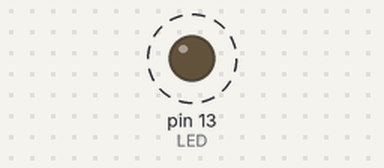
Bench run of a sketch on a simulated Arduino Uno, built with avr-gcc and run on an emulated ATmega328P. On the bench: output pins drawn as LEDs (lit = HIGH). Dashed ring = blinking.

Above: at 0.5 s.
Timing chart, 0 to 4.6 s (numbered marks = the images above):
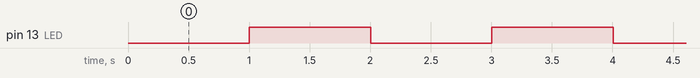

The sketch:

blink_with_time_internal.ino
```cpp
const byte LED=13;
unsigned long oldTime=0;
unsigned long newTime=0;
unsigned int timeDelay;
boolean ledOn;
void setup() {
  // put your setup code here, to run once:
  pinMode(LED,OUTPUT);
}

void loop() {
  // put your main code here, to run repeatedly:
  newTime= millis();//iniciamos el temporizador
  timeDelay=(newTime-oldTime);//calculamos el tiempo transcurrido
  if(timeDelay > 1000 && ledOn==0){//durante un segundo encendemos un led si el estado esta apagado ledOn=0
    digitalWrite(LED,HIGH);
    ledOn=1;//cambiamos el estado del led a encendido
    oldTime=newTime; //intercambiamos los valores de los tiempos
    timeDelay=0;//reiniciamos el contador del tiempo
  }
  if(timeDelay >1000 && ledOn==1){
    digitalWrite(LED,LOW);
    ledOn=0;
    oldTime=newTime;
    timeDelay=0;
  }
}
```

Measured:
- by itself, pin 13 (LED): alternates HIGH for 1.0 s and LOW for 1.0 s
